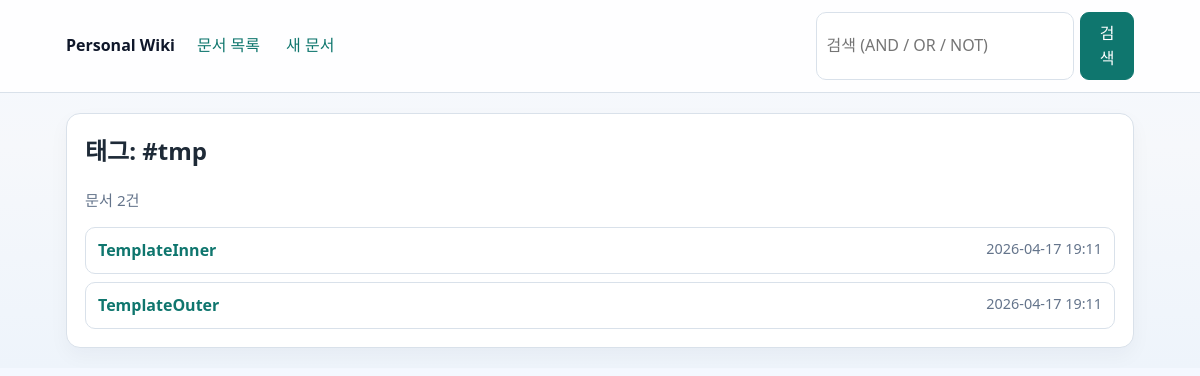
Screenshot of /tag/tmp with the database file from the repository.
### tables this page shows
CREATE TABLE docs (
                id INTEGER PRIMARY KEY AUTOINCREMENT,
                title TEXT NOT NULL COLLATE NOCASE UNIQUE,
                slug TEXT NOT NULL UNIQUE,
                file_path TEXT NOT NULL,
                meta_json TEXT NOT NULL DEFAULT '{}',
                created_at TEXT NOT NULL,
                updated_at TEXT NOT NULL
            );

### app.py (the view)
@app.route("/tag/<path:tag_name>")
def docs_by_tag(tag_name: str):
    conn = get_db()
    rows = conn.execute(
        """
        SELECT d.id, d.title, d.slug, d.updated_at
        FROM docs d
        JOIN doc_tags dt ON dt.doc_id = d.id
        JOIN tags t ON t.id = dt.tag_id
        WHERE t.name = ? COLLATE NOCASE
        ORDER BY d.updated_at DESC, d.title COLLATE NOCASE
        """,
        (tag_name,),
    ).fetchall()
    docs = [dict(row) for row in rows]
    return render_template("tag.html", tag_name=tag_name, docs=docs)

### app.py (called while the page is built)
def connect_db() -> sqlite3.Connection:
    conn = sqlite3.connect(DB_PATH)
    conn.row_factory = sqlite3.Row
    conn.execute("PRAGMA busy_timeout = 5000")
    conn.execute("PRAGMA temp_store = MEMORY")
    conn.execute("PRAGMA cache_size = -20000")
    conn.execute("PRAGMA foreign_keys = ON")
    return conn

def get_db() -> sqlite3.Connection:
    if "db" not in g:
        g.db = connect_db()
    return g.db

@app.template_filter("pretty_time")
def pretty_time_filter(value: str) -> str:
    try:
        dt = datetime.fromisoformat(value)
        return dt.strftime("%Y-%m-%d %H:%M")
    except ValueError:
        return value

### templates/tag.html (shortened to what this page needs)
{% extends "base.html" %}
{% block content %}
<section class="panel">
  <h1>태그: #{{ tag_name }}</h1>
  <p class="muted">문서 {{ docs|length }}건</p>
  {% if docs %}
    <ul class="doc-list">
      {% for doc in docs %}
        <li class="doc-item">
          <div class="doc-head">
            <a class="doc-title" href="{{ url_for('view_doc', slug=doc.slug) }}">{{ doc.title }}</a>
            <span class="doc-time">{{ doc.updated_at|pretty_time }}</span>
          </div>
        </li>
      {% endfor %}
    </ul>
  {% else %}
    <p>해당 태그를 가진 문서가 없습니다.</p>
  {% endif %}
</section>
{% endblock %}

### static/style.css (style rules this page uses)
:root { --bg: #f6f8fb; --panel: #ffffff; --line: #d9e1ea; --text: #1e2a37; --muted: #64748b; --link: #0f766e; --link-hover: #115e59; --danger: #b42318; }
* { box-sizing: border-box; }
body { margin: 0; background: linear-gradient(180deg, #f4f8ff 0%, #f6f8fb 40%, #eef4fb 100%); color: var(--text); font-family: "Segoe UI", "Noto Sans KR", sans-serif; line-height: 1.55; }
a { color: var(--link); text-decoration: none; }
.panel { background: var(--panel); border: 1px solid var(--line); border-radius: 14px; padding: 18px; box-shadow: 0 8px 20px rgba(15, 23, 42, 0.04); }
h1, h2, h3 { margin-top: 0; }
.muted { color: var(--muted); font-size: 0.95rem; }
.doc-list { list-style: none; margin: 0; padding: 0; display: grid; gap: 8px; }
.doc-item { border: 1px solid var(--line); border-radius: 10px; padding: 10px 12px; background: #fff; }
.doc-head { display: flex; justify-content: space-between; gap: 8px; }
.doc-title { font-weight: 600; }
.doc-time { color: var(--muted); font-size: 0.9rem; }

### rows the page displays
docs: title "TemplateInner", updated_at|pretty_time "2026-04-17 19:11"
docs: title "TemplateOuter", updated_at|pretty_time "2026-04-17 19:11"

### other values shown
{{ tag_name }} "tmp"
{{ docs|length }} "2"
